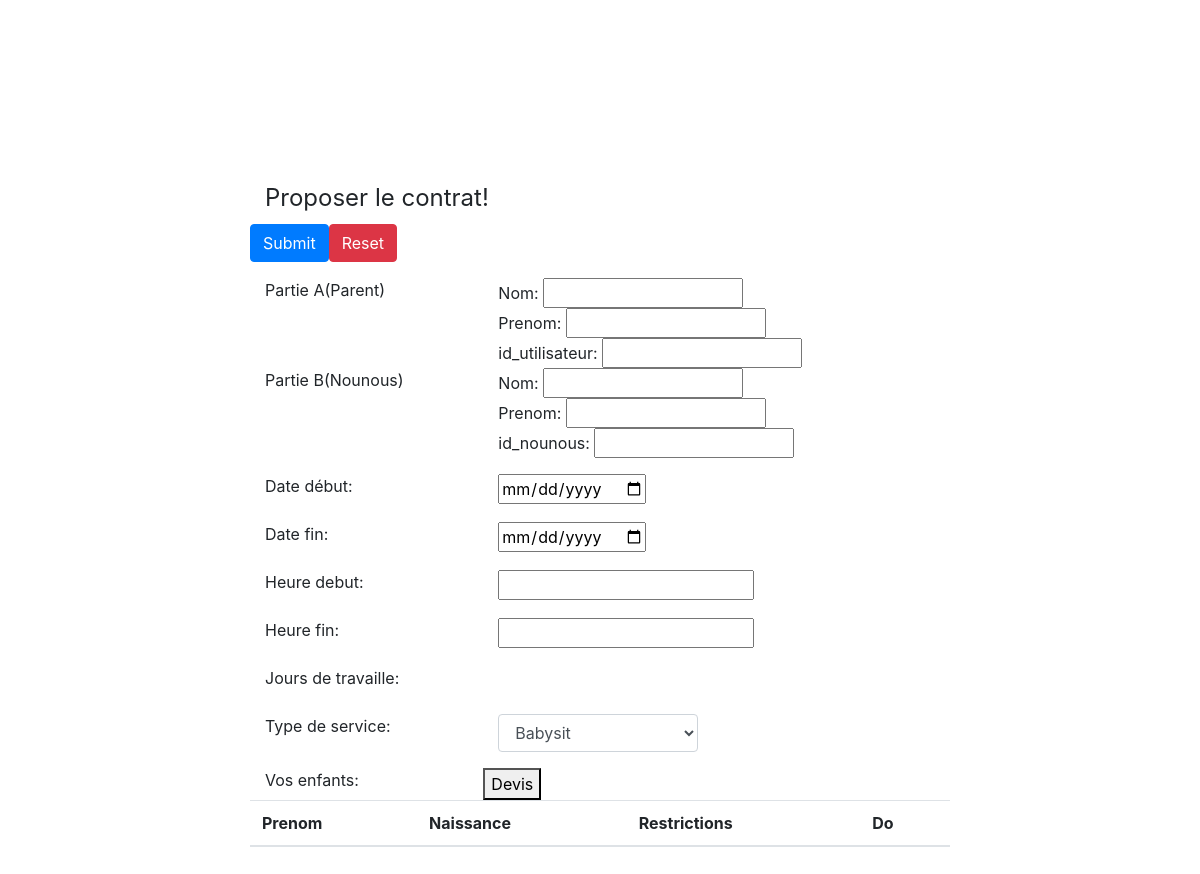
/proposer_contrat.php?id_nounous=5, run on an earlier commit of the app's database.
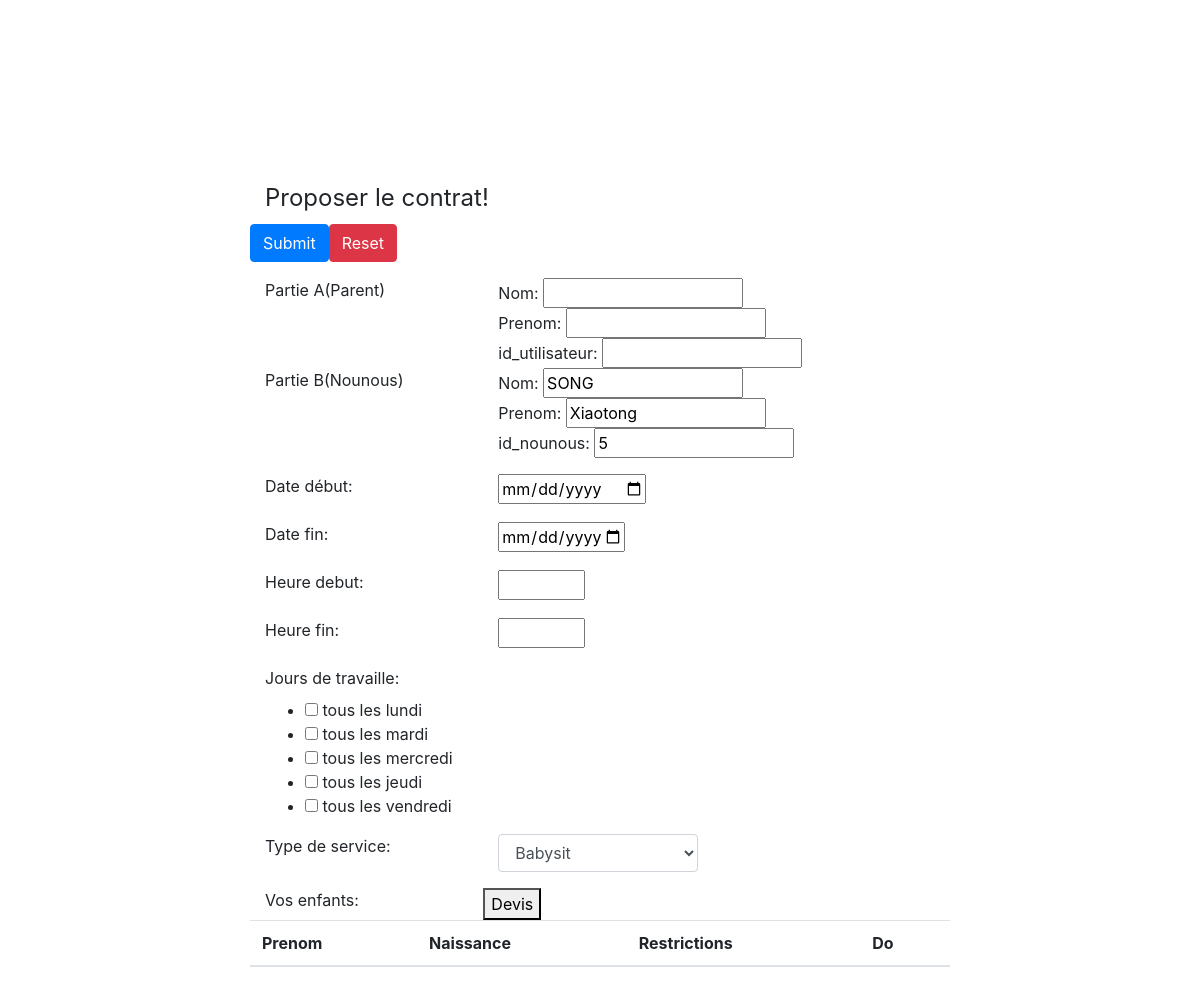
And on a later commit of the database.
### tables this page shows
CREATE TABLE IF NOT EXISTS `nounous` (
  `id_nounous` int(5) NOT NULL,
  `login` varchar(20) NOT NULL,
  `mot de passe` varchar(20) NOT NULL,
  `nom` varchar(20) NOT NULL,
  `prenom` varchar(20) NOT NULL,
  `age` smallint(3) NOT NULL,
  `ville` varchar(20) NOT NULL,
  `situation` varchar(255) NOT NULL,
  `email` varchar(255) NOT NULL,
  `portable` bigint(8) NOT NULL,
  `photo` tinytext NOT NULL,
  `langues` tinytext NOT NULL,
  `presentation` longtext,
  `experience` tinytext,
  `heure_debut` int(3) DEFAULT NULL,
  `heure_fin` int(3) DEFAULT NULL,
  `date_debut` date DEFAULT NULL,
  `date_fin` date DEFAULT NULL,
  `jour` varchar(75) DEFAULT NULL,
  `notemoyen` float DEFAULT NULL,
  PRIMARY KEY (`login`),
  UNIQUE KEY `id_nounous` (`id_nounous`) USING BTREE
);

### proposer_contrat.php (the view, shortened to what the changed rows need)
<?php
    $DB_conn = mysqli_connect ('localhost','solange','abc1234567','nounous');
    $sql2="select * from nounous where id_nounous=".$_GET['id_nounous'].";";
    $DB = mysqli_query($DB_conn,$sql2);
    if ($DB){
        $temp2 = mysqli_fetch_array ($DB,MYSQLI_ASSOC);
    }
?>
<!DOCTYPE html>
<html lang="en">
<head>
    <link rel="stylesheet" href="css/bootstrap.css">
    <link rel="stylesheet" href="css/form.css">
    <link rel="stylesheet" href="css/main.css">
</head>
<body style="background: white;">
<div id="C" class="container">
    <form role="form" action="./contrat_DB.php" method="post" name="contrat" >
            <fieldset>
                <div class="form-group row">
                  <span id="Partie_B">
                    <div class="col">Nom:
                    <input type="text" id="NomB" name="NomB" value="<?php echo $temp2['nom'] ?>" style="width:200px;" required="required">
                    </div>
                    <div class="col">Prenom:
                    <input type="text" id="PrenomB" name="PrenomB" value="<?php echo $temp2['prenom'] ?>" style="width:200px;" required="required">
                    </div>
                    <div class="col">id_nounous:
                    <input type="text" id="IdB" name="IdB" value="<?php echo $temp2['id_nounous'] ?>" style="width:200px;" required="required">
                    </div>
                  </span>
                </div>
                <ul >
                    <?php
                      foreach (explode(",",$temp2['jour']) as $day) {
                        if ($day=='1') {
                          echo "<li class='jour'><input type='checkbox' id='jour' name='jour[]' value='1' /> tous les lundi</li>";
                        }
                        if ($day=='2') {
                          echo "<li class='jour'><input type='checkbox' id='jour' name='jour[]' value='2' /> tous les mardi</li>";
                        }
                        if ($day=='3') {
                          echo "<li class='jour'><input type='checkbox' id='jour' name='jour[]' value='3' /> tous les mercredi</li>";
                        }
                        if ($day=='4') {
                          echo "<li class='jour'><input type='checkbox' id='jour' name='jour[]' value='4' /> tous les jeudi</li>";
                        }
                        if ($day=='5') {
                          echo "<li class='jour'><input type='checkbox' id='jour' name='jour[]' value='5' /> tous les vendredi</li>";
                        }
                      }
                    ?>
                </ul>
                <div class="form-group row">
                    <?php
                        echo "<table class='table table-striped'>";
                        echo "<thead>";
                        echo "<tr>";
                        echo "<th>Prenom</th>";
                        echo "<th>Naissance</th>";
                        echo "<th>Restrictions</th>";
                        echo "<th>Do</th>";
                        echo "</tr>";
                        echo "</thead>";
                    ?>
                </div>
            </fieldset>
        </form>
  </div>
</body>
</html>

What changed in the data, as far as the page shows it:
now on this page (row edited): nounous: NomB "SONG", PrenomB "Xiaotong", IdB "5"
changed nounous: jour empty → "1,2,3,4,5" (drawn)
Also different on the page:
new list line: "☐ tous les lundi"
new list line: "☐ tous les mardi"
new list line: "☐ tous les mercredi"
new list line: "☐ tous les jeudi"
new list line: "☐ tous les vendredi"
